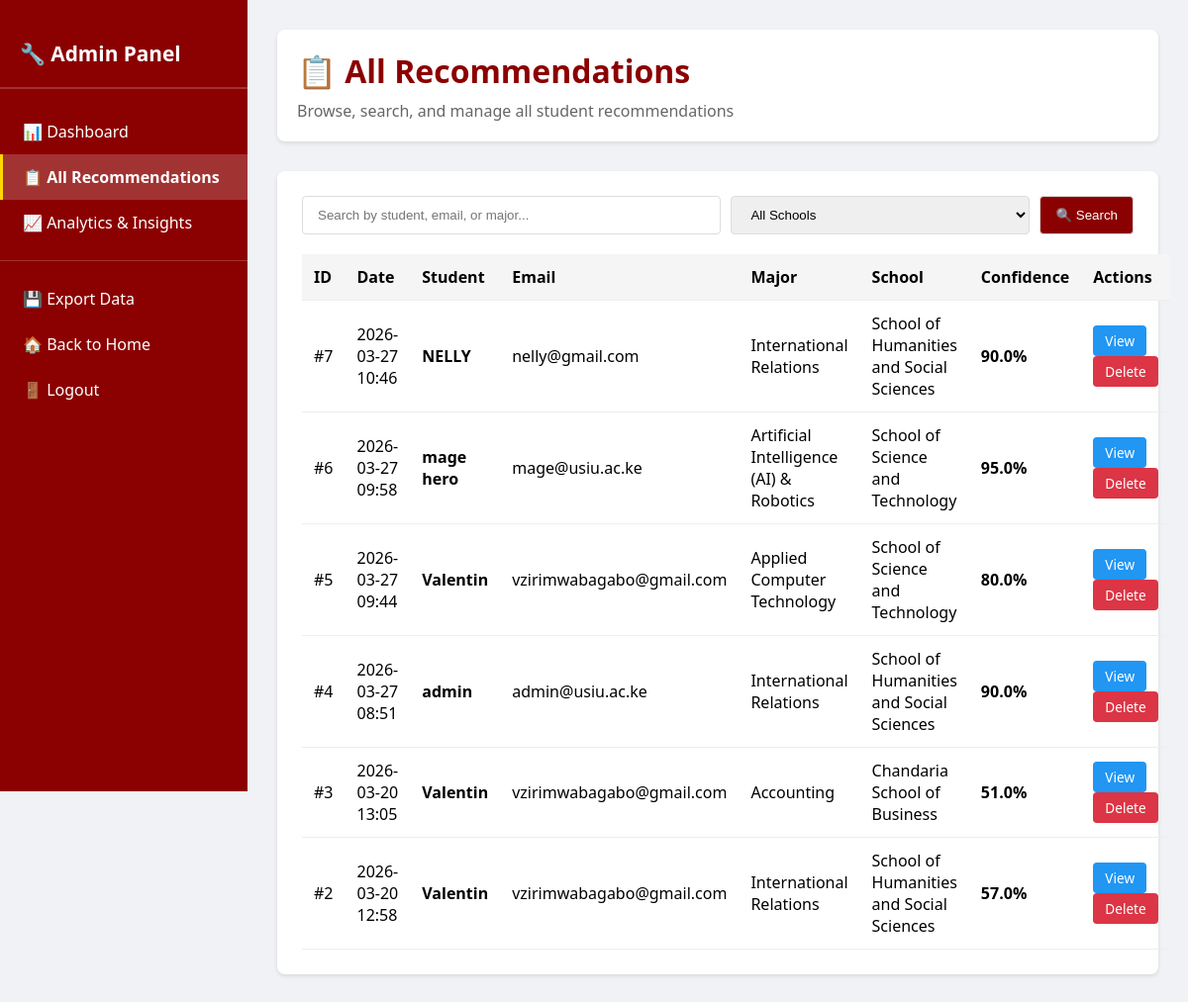
The page /admin/recommendations (signed in) on the database its author committed.
### app.py (models this page shows, shortened)
class Result(db.Model):
    id = db.Column(db.Integer, primary_key=True)
    major = db.Column(db.String(100), nullable=False)
    school = db.Column(db.String(100), nullable=False)
    confidence = db.Column(db.Float, nullable=False)
    timestamp = db.Column(db.DateTime, nullable=False, default=datetime.utcnow)
    user_id = db.Column(db.Integer, db.ForeignKey('user.id'), nullable=False)

class User(db.Model, UserMixin):
    id = db.Column(db.Integer, primary_key=True)
    username = db.Column(db.String(20), unique=True, nullable=False)
    email = db.Column(db.String(120), unique=True, nullable=False)
    password_hash = db.Column(db.String(60), nullable=False)
    is_admin = db.Column(db.Boolean, default=False)
    results = db.relationship('Result', backref='author', lazy=True)

### app.py (the view)
@app.route('/admin/recommendations')
@login_required
def admin_recommendations():
    if not current_user.is_admin:
        flash('Access Denied: Administrators only.', 'danger')
        return redirect(url_for('index'))
    search_query = request.args.get('search', '').strip()
    school_filter = request.args.get('school', '').strip()
    page = request.args.get('page', 1, type=int)
    query = Result.query
    if search_query:
        query = query.filter(
            (Result.major.ilike(f'%{search_query}%')) |
            (User.username.ilike(f'%{search_query}%')) |
            (User.email.ilike(f'%{search_query}%'))
        ).join(User)
    else:
        query = query.join(User)
    if school_filter:
        query = query.filter(Result.school.ilike(f'%{school_filter}%'))
    paginated = query.order_by(desc(Result.timestamp)).paginate(page=page, per_page=20)
    schools = db.session.query(Result.school).distinct().all()
    schools = [s[0] for s in schools]
    return render_template('admin_recommendations.html',
                         results=paginated.items,
                         pagination=paginated,
                         schools=schools,
                         search_query=search_query,
                         school_filter=school_filter)

### app.py (called while the page is built)
@login_manager.user_loader
def load_user(user_id):
    return db.session.get(User, int(user_id))

### templates/admin_recommendations.html (shortened to what this page needs)
<!DOCTYPE html>
<html lang="en">
<head>
</head>
<body>
<div class="admin-container">
    <div class="sidebar">
        <h2>🔧 Admin Panel</h2>
        <a href="{{ url_for('admin') }}" class="nav-item">📊 Dashboard</a>
        <a href="{{ url_for('admin_recommendations') }}" class="nav-item active">📋 All Recommendations</a>
        <a href="{{ url_for('admin_analytics') }}" class="nav-item">📈 Analytics & Insights</a>
        <hr style="border: none; border-top: 1px solid rgba(255,255,255,0.2); margin: 15px 0;">
        <a href="{{ url_for('admin_export_data') }}" class="nav-item">💾 Export Data</a>
        <a href="{{ url_for('index') }}" class="nav-item">🏠 Back to Home</a>
        <a href="{{ url_for('logout') }}" class="nav-item">🚪 Logout</a>
    </div>
    <div class="main-content">
        <div class="admin-header">
            <h1>📋 All Recommendations</h1>
            <p style="color: #666; margin-top: 8px;">Browse, search, and manage all student recommendations</p>
        </div>
        <div class="content-section">
            <div class="filter-bar">
                <form method="GET" style="display: flex; gap: 10px; width: 100%; flex-wrap: wrap;">
                    <input type="text" name="search" placeholder="Search by student, email, or major..." value="{{ search_query }}" style="flex: 1; min-width: 200px;">
                    <select name="school" style="min-width: 150px;">
                        <option value="">All Schools</option>
                    </select>
                    <button type="submit">🔍 Search</button>
                </form>
            </div>
            {% if results %}
                <div class="table-responsive">
                    <table>
                        <thead>
                            <tr>
                                <th>ID</th>
                                <th>Date</th>
                                <th>Student</th>
                                <th>Email</th>
                                <th>Major</th>
                                <th>School</th>
                                <th>Confidence</th>
                                <th>Actions</th>
                            </tr>
                        </thead>
                        <tbody>
                            {% for result in results %}
                                <tr>
                                    <td>#{{ result.id }}</td>
                                    <td>{{ result.timestamp.strftime('%Y-%m-%d %H:%M') }}</td>
                                    <td><strong>{{ result.author.username }}</strong></td>
                                    <td>{{ result.author.email }}</td>
                                    <td>{{ result.major }}</td>
                                    <td>{{ result.school }}</td>
                                    <td><strong>{{ "%.1f"|format(result.confidence) }}%</strong></td>
                                    <td>
                                        <a href="{{ url_for('admin_view_recommendation', rec_id=result.id) }}" class="btn btn-info">View</a>
                                        <a href="{{ url_for('admin_delete_recommendation', rec_id=result.id) }}" class="btn btn-danger">Delete</a>
                                    </td>
                                </tr>
                            {% endfor %}
                        </tbody>
                    </table>
                </div>
            {% endif %}
        </div>
    </div>
</div>
</body>
</html>

### templates/admin_recommendations.html (style rules this page uses)
* { margin: 0; padding: 0; box-sizing: border-box; }
body { font-family: 'Segoe UI', sans-serif; background-color: #f0f2f5; }
.admin-container { display: flex; min-height: 100vh; }
.sidebar { width: 250px; background-color: #8B0000; color: white; padding: 20px 0; position: fixed; height: 100vh; overflow-y: auto; }
.sidebar h2 { padding: 20px; font-size: 1.3em; border-bottom: 2px solid rgba(255,255,255,0.2); margin-bottom: 20px; }
.nav-item { padding: 12px 20px; text-decoration: none; display: block; color: white; border-left: 3px solid transparent; transition: all 0.3s; }
.nav-item.active { background-color: rgba(255,255,255,0.2); border-left-color: #FFD700; font-weight: bold; }
.main-content { margin-left: 250px; padding: 30px; width: calc(100% - 250px); }
.admin-header { background: white; padding: 20px; border-radius: 8px; margin-bottom: 30px; box-shadow: 0 2px 4px rgba(0,0,0,0.1); }
.admin-header h1 { color: #8B0000; }
.content-section { background: white; padding: 25px; border-radius: 8px; box-shadow: 0 2px 4px rgba(0,0,0,0.1); }
.filter-bar { display: flex; gap: 10px; margin-bottom: 20px; flex-wrap: wrap; }
.filter-bar input, .filter-bar select, .filter-bar button { padding: 10px 15px; border: 1px solid #ddd; border-radius: 4px; }
.filter-bar button { background-color: #8B0000; color: white; cursor: pointer; }
table { width: 100%; border-collapse: collapse; margin-top: 15px; }
th, td { padding: 12px; text-align: left; border-bottom: 1px solid #eee; }
th { background-color: #f5f5f5; font-weight: 600; }
.btn { padding: 6px 12px; border: none; border-radius: 4px; cursor: pointer; font-size: 0.85em; text-decoration: none; display: inline-block; }
.btn-info { background-color: #2196f3; color: white; }
.btn-danger { background-color: #dc3545; color: white; }

### rows shown on the page
Result: id "7", timestamp "2026-03-27 10:46", author.username "NELLY", author.email "nelly@gmail.com", major "International Relations", school "School of Humanities and Social Sciences", confidence "90.0"
Result: id "6", timestamp "2026-03-27 09:58", author.username "mage hero", author.email "mage@usiu.ac.ke", major "Artificial Intelligence (AI) & Robotics", school "School of Science and Technology", confidence "95.0"
Result: id "5", timestamp "2026-03-27 09:44", author.username "Valentin", author.email "vzirimwabagabo@gmail.com", major "Applied Computer Technology", school "School of Science and Technology", confidence "80.0"
Result: id "4", timestamp "2026-03-27 08:51", author.username "admin", author.email "admin@usiu.ac.ke", major "International Relations", school "School of Humanities and Social Sciences", confidence "90.0"
Result: id "3", timestamp "2026-03-20 13:05", author.username "Valentin", author.email "vzirimwabagabo@gmail.com", major "Accounting", school "Chandaria School of Business", confidence "51.0"
Result: id "2", timestamp "2026-03-20 12:58", author.username "Valentin", author.email "vzirimwabagabo@gmail.com", major "International Relations", school "School of Humanities and Social Sciences", confidence "57.0"
